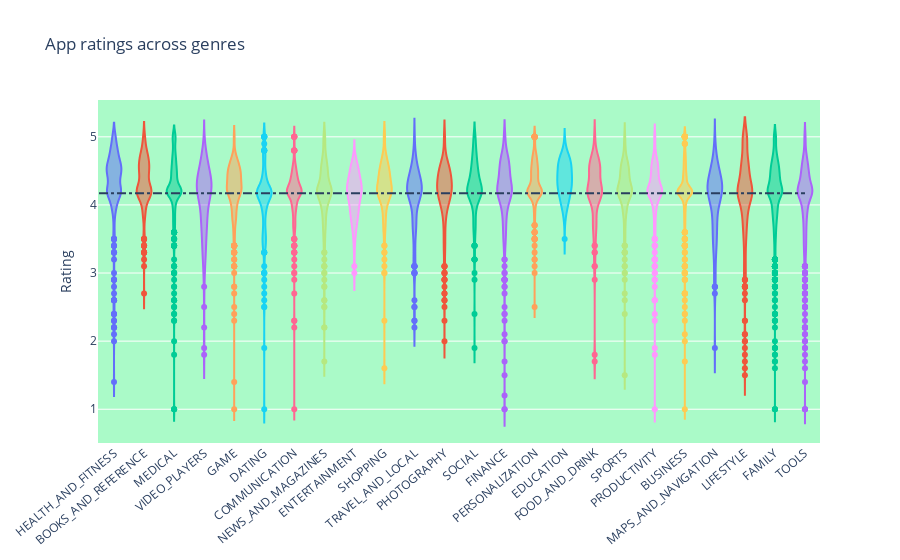

Source (notebook cell):
### Markdown cell above
We would be interested to check is if there is a correlation between application category and application rating, do some applications perform better as an overall of their category compaired to others?

### Code cell
grouped_by_categ = final_data.groupby('Category').filter(lambda x: len(x) >= 100).reset_index()



c = ['hsl('+str(h)+',50%'+',50%)' for h in np.linspace(0, 720, len(set(grouped_by_categ.Category)))]


layout = {'title' : 'App ratings across genres',
        'xaxis': {'tickangle':-40},
        'yaxis': {'title': 'Rating'},
          'plot_bgcolor': 'rgb(170,250,200)',
          'shapes': [{
              'type' :'line',
              'x0': -.5,
              'y0': np.nanmean(list(grouped_by_categ.Rating)),
              'x1': 23,
              'y1': np.nanmean(list(grouped_by_categ.Rating)),
              'line': { 'dash': 'dashdot'}
          }]
          }

data = [{
    'y': final_data.loc[final_data.Category==cat]['Rating'], 
    'type':'violin',
    'name' : cat,
    'showlegend':False,
   
    } for i,cat in enumerate(list(set(grouped_by_categ.Category)))]



plotly.offline.iplot({'data': data, 'layout': layout})

### Figure 1 — Plotly figure (JSON) as saved in the notebook; plotly's stock layout.template omitted (floating-point values rounded to 4 significant figures; data arrays with more than 128 entries replaced by an {"elided": "..."} marker saying what was removed)
{"data": [{"name": "HEALTH_AND_FITNESS", "showlegend": false, "type": "violin", "y": {"elided": "288 float values"}}, {"name": "BOOKS_AND_REFERENCE", "showlegend": false, "type": "violin", "y": {"elided": "221 float values"}}, {"name": "MEDICAL", "showlegend": false, "type": "violin", "y": {"elided": "400 float values"}}, {"name": "VIDEO_PLAYERS", "showlegend": false, "type": "violin", "y": {"elided": "164 float values"}}, {"name": "GAME", "showlegend": false, "type": "violin", "y": {"elided": "963 float values"}}, {"name": "DATING", "showlegend": false, "type": "violin", "y": {"elided": "172 float values"}}, {"name": "COMMUNICATION", "showlegend": false, "type": "violin", "y": {"elided": "316 float values"}}, {"name": "NEWS_AND_MAGAZINES", "showlegend": false, "type": "violin", "y": {"elided": "254 float values"}}, {"name": "ENTERTAINMENT", "showlegend": false, "type": "violin", "y": [4.4, 4, 4.2, 4.3, 4.5, 3.5, 4.2, 3.1, 4.6, 4.2, 4.3, 4.3, 4.1, 3.8, 3.4, 4.3, 4.4, 4.4, 4, 3.7, 3.9, 4.5, 4.4, 4.3, 4.2, 4.2, 4.5, 4.7, 4.5, 4.5, 3.4, 4.2, 4.3, 4.2, 4.6, 4.1, 4.2, 4.2, 4.3, 4.4, 3.9, 4.1, 4.3, 4.6, 3.6, 4.3, 4.3, 4.1, 4.1, 4.2, 3.9, 4.2, 3.7, 4.5, 3.7, 3.8, 4.3, 3, 4.1, 4.2, 4.1, 3.9, 4, 4.4, 4.2, 4, 3.9, 4, 4.2, 4, 4.3, 3.9, 4.5, 4.1, 4.5, 3.6, 3.8, 3.7, 3.8, 3.7, 4.1, 3.7, 3.9, 3.9, 3.9, 4.1, 3.9, 4.2, 4.3, 4.6, 4.3, 4.6, 4.5, 4.6, 3.9, 4.2, 4.4, 4.2, 4.3, 4.6, 4.3, 4.5]}, {"name": "SHOPPING", "showlegend": false, "type": "violin", "y": {"elided": "203 float values"}}, {"name": "TRAVEL_AND_LOCAL", "showlegend": false, "type": "violin", "y": {"elided": "219 float values"}}, {"name": "PHOTOGRAPHY", "showlegend": false, "type": "violin", "y": {"elided": "283 float values"}}, {"name": "SOCIAL", "showlegend": false, "type": "violin", "y": {"elided": "239 float values"}}, {"name": "FINANCE", "showlegend": false, "type": "violin", "y": {"elided": "345 float values"}}, {"name": "PERSONALIZATION", "showlegend": false, "type": "violin", "y": {"elided": "374 float values"}}, {"name": "EDUCATION", "showlegend": false, "type": "violin", "y": [4.7, 4.6, 4.7, 4.6, 4.7, 4.193, 4.5, 4.7, 4.8, 4.6, 4.6, 4.6, 4.2, 4.9, 3.8, 4.2, 4.4, 4.4, 4.3, 4.5, 4.4, 4.6, 3.9, 4.4, 4.3, 4.4, 4.2, 4.4, 4, 4.2, 3.8, 4.5, 4.7, 4.5, 4.3, 4.2, 4.3, 4.7, 4.7, 4.6, 4.5, 4.4, 4.6, 4.5, 4.5, 4.4, 4.4, 4.2, 4.5, 4.1, 4, 4.1, 4.3, 4.3, 4.3, 4.6, 4.1, 4.6, 4.7, 4.7, 4.3, 4.7, 4.6, 4.6, 4.6, 4.3, 4.2, 4, 4.5, 4.2, 4.1, 4.4, 4, 4.5, 4.4, 4, 4.2, 4.3, 4.2, 4.5, 4.2, 4.6, 4.2, 4.7, 4.4, 4.4, 4, 4.6, 4.4, 4.3, 4.1, 4.2, 4.3, 4.3, 4.3, 4, 4.2, 4, 4, 3.8, 4.1, 3.9, 4.1, 4.5, 4.4, 4, 4.4, 4.5, 4.3, 4.5, 4.2, 3.5, 4.8, 4.4, 4.1, 4.9, 4.7, 4.7, 4.7]}, {"name": "FOOD_AND_DRINK", "showlegend": false, "type": "violin", "y": [3.6, 4.193, 4.1, 4.6, 4.193, 4.7, 4.7, 4.7, 4.7, 4.1, 3.4, 3.8, 3.7, 4.2, 3.1, 3.5, 4.7, 4.5, 4.2, 4.3, 4, 4.5, 4.6, 4.7, 4.1, 4.3, 3.8, 4.4, 4.3, 4.2, 4.3, 3.8, 4.3, 3.7, 4.5, 3.6, 4.8, 3.3, 4.7, 4.6, 4.6, 3.4, 4.6, 4, 4.1, 4.5, 4.4, 4.5, 4, 4.1, 4.5, 4.6, 4.1, 4.5, 4.6, 4.5, 4.3, 3.6, 4.4, 4.6, 4.1, 4.3, 3.9, 4.1, 4.3, 4.7, 4.6, 4.4, 4.2, 4.5, 4.2, 4.5, 4.5, 4.3, 4, 2.9, 1.8, 4.4, 4.193, 3.7, 4.193, 4.193, 1.7, 5, 4.193, 4.193, 4.193, 4.193, 4.5, 4.5, 4.193, 5, 4.8, 3.7, 4.193, 4.193, 4.193, 4.193, 4.193, 3.8, 4.193, 3.3, 4.1, 4.6, 4.5, 3.1, 4.2, 4.2, 4.4, 4, 4.6, 4.193, 4.193]}, {"name": "SPORTS", "showlegend": false, "type": "violin", "y": {"elided": "325 float values"}}, {"name": "PRODUCTIVITY", "showlegend": false, "type": "violin", "y": {"elided": "375 float values"}}, {"name": "BUSINESS", "showlegend": false, "type": "violin", "y": {"elided": "420 float values"}}, {"name": "MAPS_AND_NAVIGATION", "showlegend": false, "type": "violin", "y": {"elided": "131 float values"}}, {"name": "LIFESTYLE", "showlegend": false, "type": "violin", "y": {"elided": "369 float values"}}, {"name": "FAMILY", "showlegend": false, "type": "violin", "y": {"elided": "1834 float values"}}, {"name": "TOOLS", "showlegend": false, "type": "violin", "y": {"elided": "828 float values"}}], "layout": {"plot_bgcolor": "rgb(170,250,200)", "shapes": [{"line": {"dash": "dashdot"}, "type": "line", "x0": -0.5, "x1": 23, "y0": 4.172, "y1": 4.172}], "title": {"text": "App ratings across genres"}, "xaxis": {"tickangle": -40}, "yaxis": {"title": {"text": "Rating"}}}}
